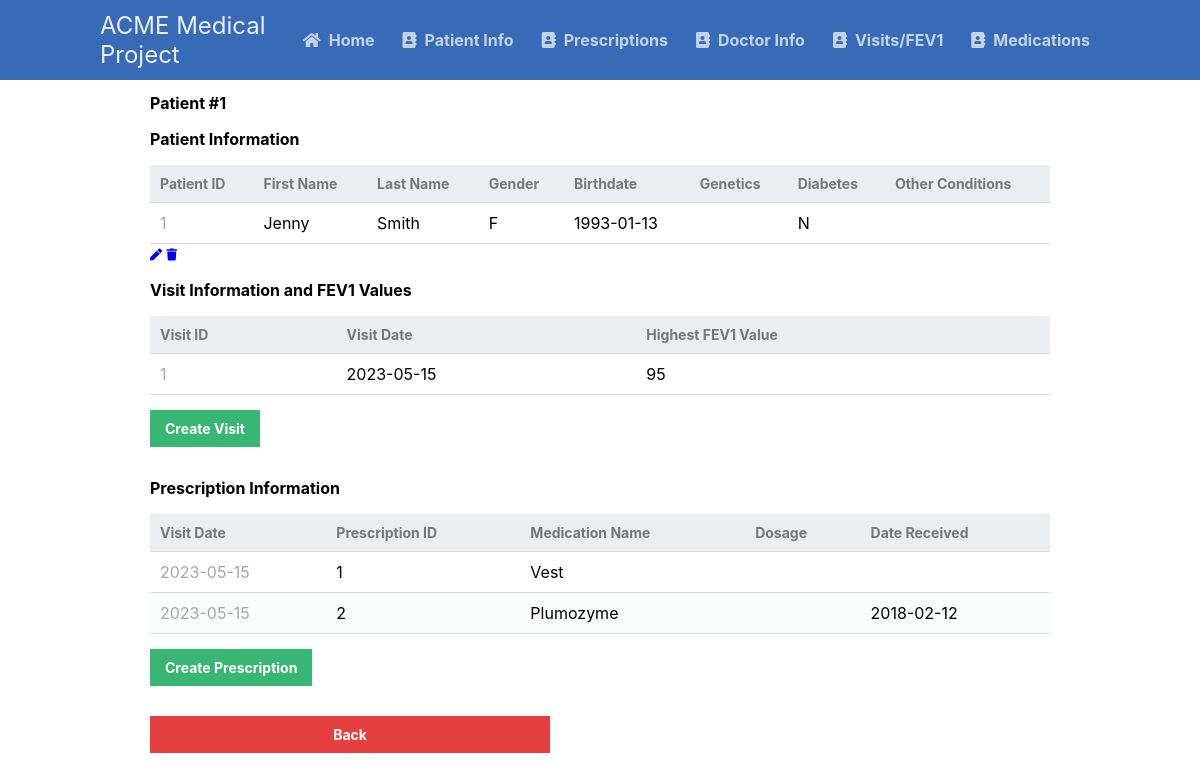
The app's page /scripts/patient_table/patientMoreInfo.php?patient_id=1 with its own data.
### tables this page shows
CREATE TABLE patients
(patient_id INT AUTO_INCREMENT NOT NULL,
first_name VARCHAR(50) NOT NULL,
last_name VARCHAR(50) NOT NULL,
gender VARCHAR(30) NOT NULL,
birthdate DATE NOT NULL,
genetics VARCHAR(1000),
diabetes VARCHAR(5) NOT NULL,
other_conditions VARCHAR(1000),
PRIMARY KEY (patient_id));

CREATE TABLE visits
(visit_id INT AUTO_INCREMENT NOT NULL,
visit_date DATE NOT NULL,
patient_id INT NOT NULL,
doctor_id INT NOT NULL,
PRIMARY KEY (visit_id),
FOREIGN KEY (patient_id) REFERENCES patients (patient_id) ON DELETE CASCADE,
FOREIGN KEY (doctor_id) REFERENCES doctors (doctor_id) ON DELETE CASCADE);

CREATE TABLE prescriptions
(presc_id INT AUTO_INCREMENT NOT NULL,
med_id INT NOT NULL,
visit_id INT NOT NULL,
presc_dosage VARCHAR(50),
presc_quantity VARCHAR(50),
date_received DATE,
PRIMARY KEY (presc_id),
FOREIGN KEY (med_id) REFERENCES medications (med_id) ON DELETE CASCADE,
FOREIGN KEY (visit_id) REFERENCES visits (visit_id) ON DELETE CASCADE);

CREATE TABLE medications
(med_id INT AUTO_INCREMENT NOT NULL,
med_name VARCHAR(50) NOT NULL,
PRIMARY KEY (med_id));

### scripts/patient_table/patientMoreInfo.php (the view, shortened to what this page needs)
<?php
@include_once (APP_ROOT.APP_FOLDER_NAME . '/scripts/functions.php');
$pdo = pdo_connect_mysql();
if (isset($_GET['patient_id'])) {
    $stmt = $pdo->prepare('SELECT * FROM patients WHERE patient_id = ?');
    $stmt->execute([$_GET['patient_id']]);
    $patient = $stmt->fetch(PDO::FETCH_ASSOC);
    $stmt = $pdo->prepare('SELECT * FROM visits WHERE patient_id = ?');
    $stmt->execute([$_GET['patient_id']]);
    $visits = $stmt->fetchAll(PDO::FETCH_ASSOC);
    foreach ($visits as $visit) {
        $stmt = $pdo->prepare('SELECT * FROM prescriptions WHERE visit_id = ?');
        $stmt->execute([$visit['visit_id']]);
        $prescriptions[$visit['visit_id']] = $stmt->fetchAll(PDO::FETCH_ASSOC);
    }
} else {
    exit('No patient ID specified!');
}
?>
<?=template_header('Read')?>
<div class="content read">
    <h2>Patient #<?=$patient['patient_id']?></h2>
    <h3>Patient Information</h3>
    <table>
        <thead>
            <tr>
                <td>Patient ID</td>
                <td>First Name</td>
                <td>Last Name</td>
                <td>Gender</td>
                <td>Birthdate</td>
                <td>Genetics</td>
                <td>Diabetes</td>
                <td>Other Conditions</td>
            </tr>
        </thead>
        <tbody>
            <tr>
                <td><?=$patient['patient_id']?></td>
                <td><?=$patient['first_name']?></td>
                <td><?=$patient['last_name']?></td>
                <td><?=$patient['gender']?></td>
                <td><?=$patient['birthdate']?></td>
                <td><?=$patient['genetics']?></td>
                <td><?=$patient['diabetes']?></td>
                <td><?=$patient['other_conditions']?></td>
            </tr>
        </tbody>
    </table>
    <a href="patientUpdate.php?patient_id=<?=$patient['patient_id']?>" class="edit"><i class="fas fa-pen fa-xs"></i></a>
    <a href="patientDelete.php?patient_id=<?=$patient['patient_id']?>" class="trash"><i class="fas fa-trash fa-xs"></i></a>
    <h3>Visit Information and FEV1 Values</h3>
    <table>
        <thead>
            <tr>
                <td>Visit ID</td>
                <td>Visit Date</td>
                <td>Highest FEV1 Value</td>
            </tr>
        </thead>
        <tbody>
            <?php foreach ($visits as $visit): ?>
                <?php
                $stmt = $pdo->prepare('SELECT MAX(fev1_value) AS max_fev1 FROM fev1_results WHERE visit_id = ?');
                $stmt->execute([$visit['visit_id']]);
                $max_fev1 = $stmt->fetch(PDO::FETCH_ASSOC);
                ?>
                <tr>
                    <td><?=$visit['visit_id']?></td>
                    <td><?=$visit['visit_date']?></td>
                    <td><?=($max_fev1['max_fev1'] !== null) ? $max_fev1['max_fev1'] : "No FEV1 value"?></td>
                </tr>
            <?php endforeach; ?>
        </tbody>
    </table>
    <a href="/CIS4033/AM_SCRUM/scripts/visit_table/visitCreate.php?patient_id=<?=$patient['patient_id']?>" class="create-contact">Create Visit</a>
<h3>Prescription Information</h3>
<table>
    <thead>
        <tr>
            <td>Visit Date</td>
            <td>Prescription ID</td>
            <td>Medication Name</td>
            <td>Dosage</td>
            <td>Date Received</td>
        </tr>
    </thead>
    <tbody>
        <?php foreach ($visits as $visit): ?>
            <?php if (isset($prescriptions[$visit['visit_id']])): ?>
                <?php foreach ($prescriptions[$visit['visit_id']] as $prescription): ?>
                    <tr>
                        <td><?=$visit['visit_date']?></td>
                        <?php
                        $stmt = $pdo->prepare('SELECT med_name FROM medications WHERE med_id = ?');
                        $stmt->execute([$prescription['med_id']]);
                        $medication = $stmt->fetch(PDO::FETCH_ASSOC);
                        ?>
                        <td><?=$prescription['presc_id']?></td>
                        <td><?=$medication['med_name']?></td>
                        <td><?=$prescription['presc_dosage']?></td>
                        <td><?=$prescription['date_received']?></td>
                    </tr>
                <?php endforeach; ?>
            <?php endif; ?>
        <?php endforeach; ?>
    </tbody>
</table>
<a href="/CIS4033/AM_SCRUM/scripts/prescription_table/prescriptionCreate.php?patient_id=<?=$patient['patient_id']?>" class="create-contact">Create Prescription</a>
<button onclick="window.history.back()" class="back-button">Back</button>

### scripts/functions.php (shortened to what this page needs)
<?php
function template_header($title) {
    echo'
    <!DOCTYPE html>
    <html>
	   <head>
		<meta charset="utf-8">
		<title>Scrum Project</title>
		<link href="'.WEB_ROOT.APP_FOLDER_NAME.'/styles/style.css" rel="stylesheet" type="text/css">
		<link rel="stylesheet" href="https://cdnjs.cloudflare.com/ajax/libs/font-awesome/6.0.0-beta3/css/all.min.css">
		<link rel="stylesheet" href="https://use.fontawesome.com/releases/v5.7.1/css/all.css">
	   </head>
	   <body>
            <nav class="navtop">
    	       <div>
    		      <h1>ACME Medical Project</h1>
                  <a href="'.WEB_ROOT.APP_FOLDER_NAME.'/scripts/landingPage.php"><i class="fas fa-home"></i>Home</a>
    		      <a href="'.WEB_ROOT.APP_FOLDER_NAME.'/scripts/patient_table/patientRead.php"><i class="fas fa-address-book"></i>Patient Info</a>
    		      <a href="'.WEB_ROOT.APP_FOLDER_NAME.'/scripts/prescription_table/prescriptionRead.php"><i class="fas fa-address-book"></i>Prescriptions</a>
    		      <a href="'.WEB_ROOT.APP_FOLDER_NAME.'/scripts/doctor_table/doctorRead.php"><i class="fas fa-address-book"></i>Doctor Info</a>
			      <a href="'.WEB_ROOT.APP_FOLDER_NAME.'/scripts/visit_table/visitRead.php"><i class="fas fa-address-book"></i>Visits/FEV1</a>
				  <a href="'.WEB_ROOT.APP_FOLDER_NAME.'/scripts/medication_table/medicationRead.php"><i class="fas fa-address-book"></i>Medications</a>
    	       </div>
            </nav>
';
}
?>

### styles/style.css (style rules this page uses)
* { box-sizing: border-box; font-family: -apple-system, BlinkMacSystemFont, "segoe ui", roboto, oxygen, ubuntu, cantarell, "fira sans", "droid sans", "helvetica neue", Arial, sans-serif; font-size: 16px; -webkit-font-smoothing: antialiased; -moz-osx-font-smoothing: grayscale; }
body { background-color: #FFFFFF; margin: 0; }
.navtop { background-color: #376ab7; height: 80px; width: 100%; border: 0; display: flex; justify-content: space-between; align-items: center; padding: 20px; }
.navtop div { display: flex; margin: 0 auto; width: 1000px; height: 100%; }
.navtop div h1, .navtop div a { display: inline-flex; align-items: center; }
.navtop div h1 { flex: 1; font-size: 24px; padding: 0; margin: 0; color: #ecf0f6; font-weight: normal; }
.navtop div a { padding: 0 10px; text-decoration: none; color: #c5d2e5; font-weight: bold; }
.navtop div a i { padding: 8px; }
.content { width: 75%; margin: 0 auto; }
.read .create-contact { display: inline-block; text-decoration: none; background-color: #38b673; font-weight: bold; font-size: 14px; color: #FFFFFF; padding: 10px 15px; margin: 15px 0; }
.read table { width: 100%; padding-top: 30px; border-collapse: collapse; }
.read table thead { background-color: #ebeef1; border-bottom: 1px solid #d3dae0; }
.read table thead td { padding: 10px; font-weight: bold; color: #767779; font-size: 14px; }
.read table tbody tr { border-bottom: 1px solid #d3dae0; }
.read table tbody tr:nth-child(even) { background-color: #fbfcfc; }
.read table tbody tr td { padding: 10px; }
.read table tbody tr td:nth-child(1) { color: #a5a7a9; }
.back-button { padding: 10px; text-align: center; text-decoration: none; display: block; background-color: #e53f3f; border: 0; font-weight: bold; font-size: 14px; color: #FFFFFF; cursor: pointer; width: 400px; margin-top: 15px; }

### records on screen
patients: patient_id "1", first_name "Jenny", last_name "Smith", gender "F", birthdate "1993-01-13", diabetes "N"
visits: visit_id "1", visit_date "2023-05-15", max_fev1 "95"
prescriptions: visit.visit_date "2023-05-15", presc_id "1", med.med_name "Vest"
prescriptions: visit.visit_date "2023-05-15", presc_id "2", med.med_name "Plumozyme", date_received "2018-02-12"
